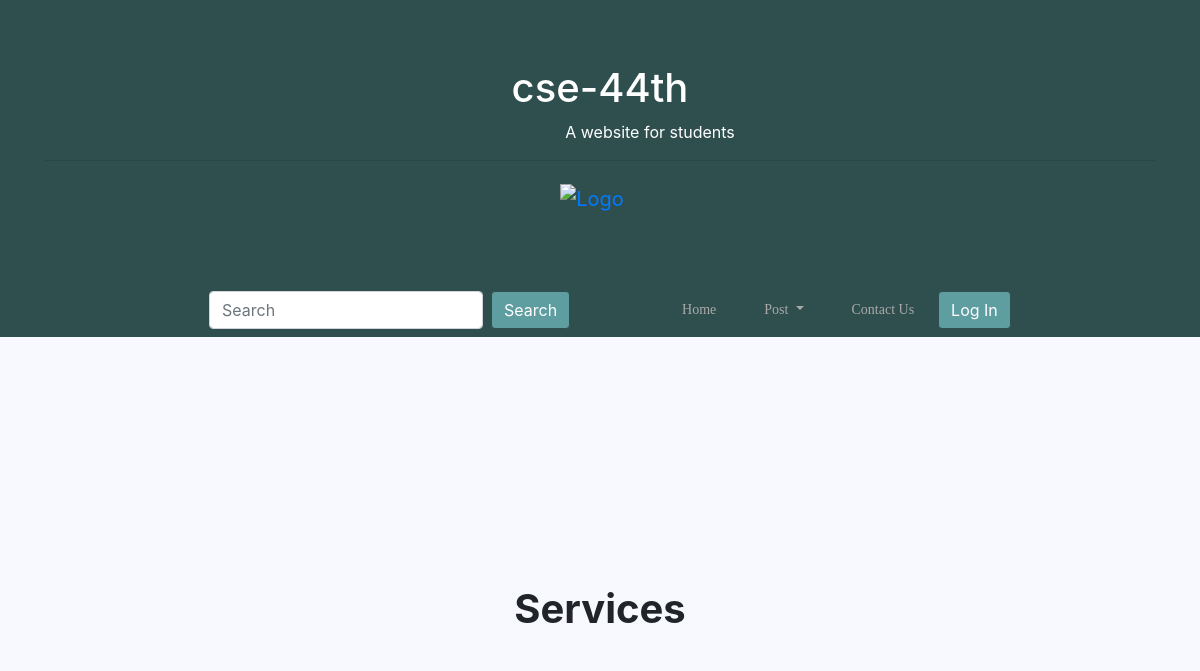
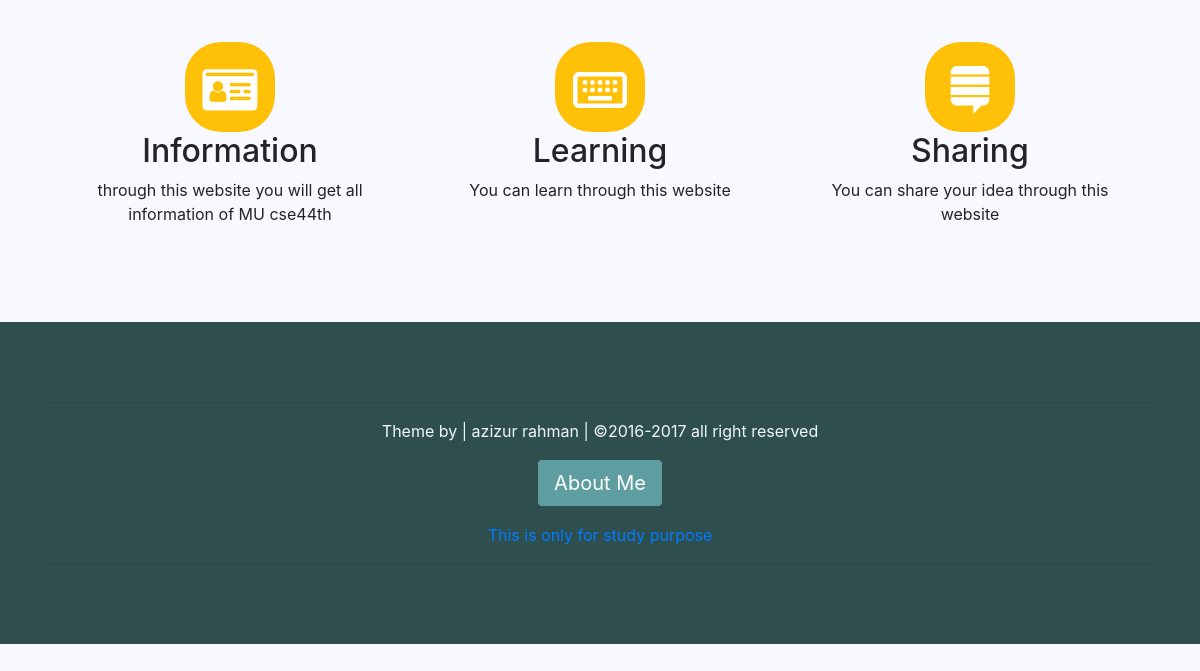
/post/, run on an earlier commit of the app's database (2 pictures, top to bottom).
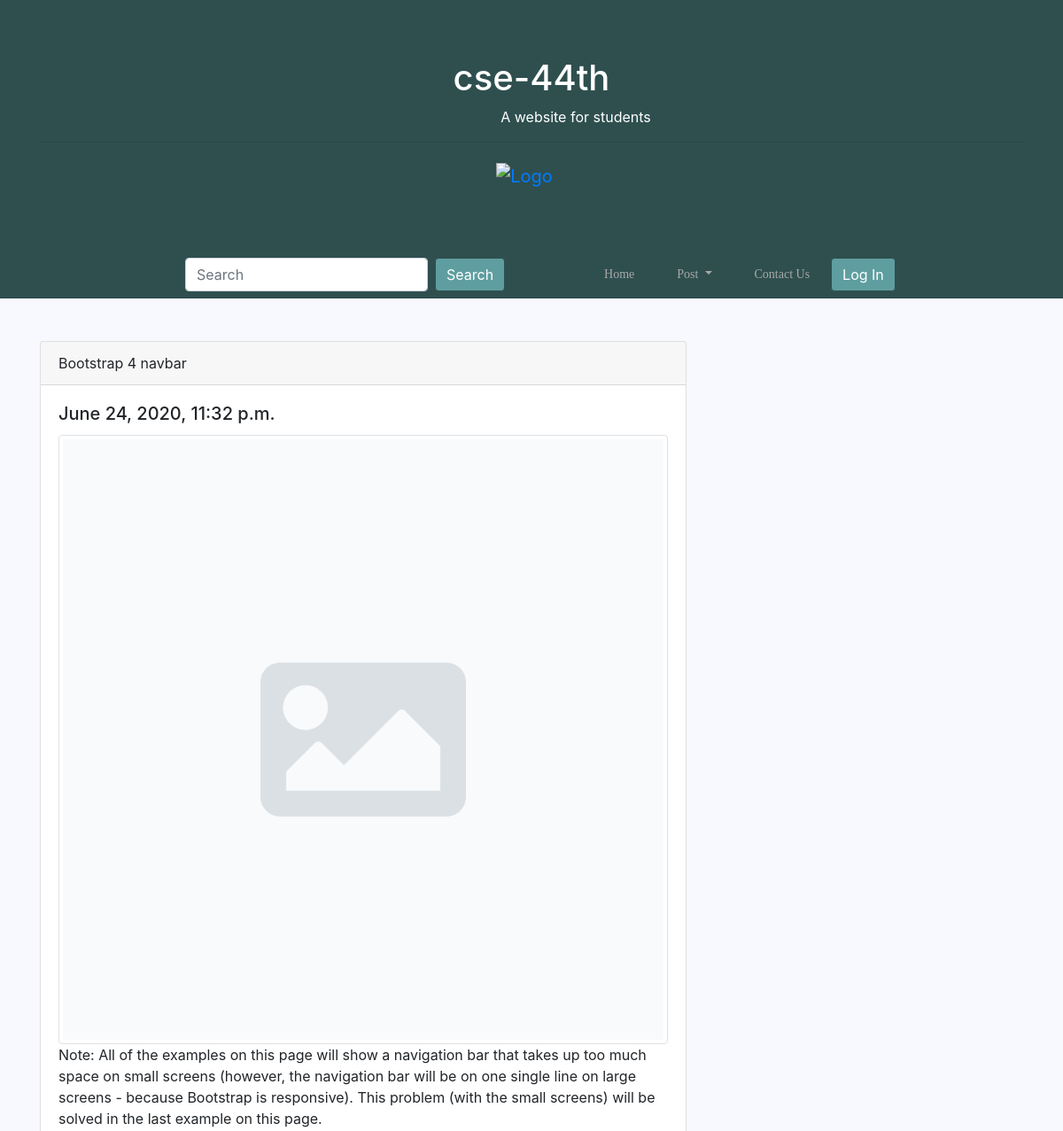
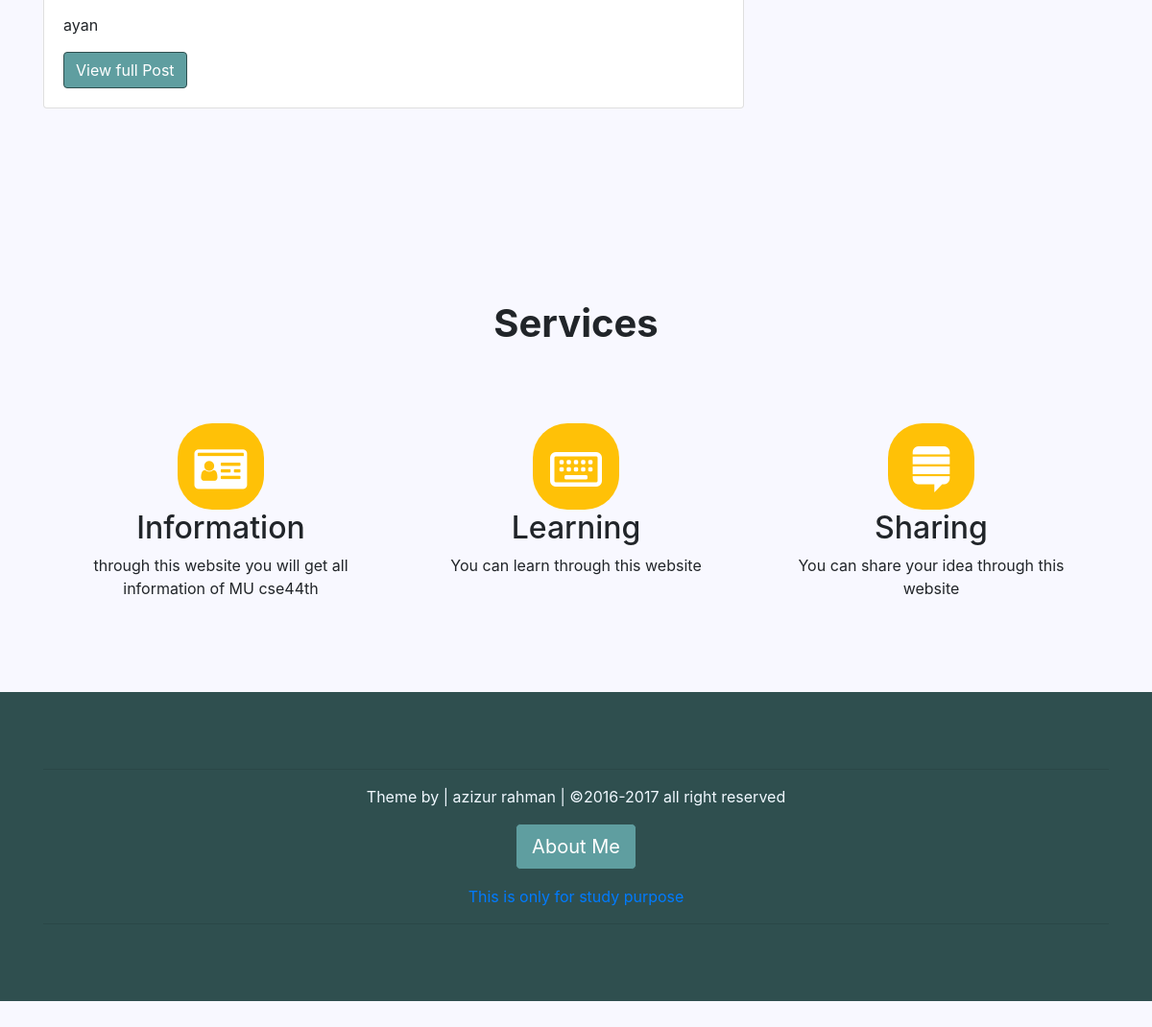
And on a later commit of the database (2 pictures, top to bottom).
### post/models.py (models this page shows)
class Post(models.Model):
    category = models.ForeignKey(Category, on_delete=models.CASCADE)
    postAuthor = models.CharField(max_length=200)
    postId = models.AutoField(primary_key=True, auto_created=True)
    postTitle = models.CharField(max_length=200)
    postTimeDate = models.DateTimeField(auto_now_add=True, auto_now=False, blank=True)
    postText = models.TextField()
    postUrl = models.TextField(blank=True)
    postImage = models.ImageField(blank=True, null=True)
    def get_photo_url(self):
        if self.postImage and hasattr(self.postImage, 'url'):
            return self.postImage.url
        else:
            return "/static/no.png"

### post/views.py (the view)
# urls.py: path('', views.postHome, name='postHome'),
def postHome(request):
    Posts = Post.objects.all()
    context = {'Posts': Posts}
    return render(request, 'post/post.html', context)

### templates/post/post.html (shortened to what this page needs)
{% extends 'base.html' %}
{% load static %}
 {% block body %}
    <div class="row">
   <div class="col-sm-8">
    {% for post in Posts %}
       {%  if not post.postUrl %}
         <div class="card">
  <div class="card-header">
    {{ post.postTitle }}
  </div>
  <div class="card-body">
    <h5 class="card-title">{{ post.postTimeDate }}</h5>
      <img  src=" {{ post.get_photo_url }} " class="img-fluid img-thumbnail img-rounded"
                        alt="Responsive image" height="300">
    <p class="card-text">{{ post.postText |truncatewords:500 }}</p>
    <p class="card-text">{{ post.postAuthor | truncatechars:5 }}</p>
     <a href="{{ post.postId }}" class="btn btn-primary">View full Post</a>
  </div>
        </div>
{% endif %}
{% endfor %}
       </div>
</div>
 {% endblock body %}

What changed in the data, as far as the page shows it:
added Post: postTitle "Bootstrap 4 navbar", postTimeDate "June 24, 2020, 11:32 p.m.", postText "Note: All of the examples on this page will show a navigation bar that takes up too much space on small screens (however, the navigation bar will be on one single line on large screens - because Bootstrap is responsive). This problem (with the small screens) will be solved in the last example on this page.", postAuthor "ayan"
